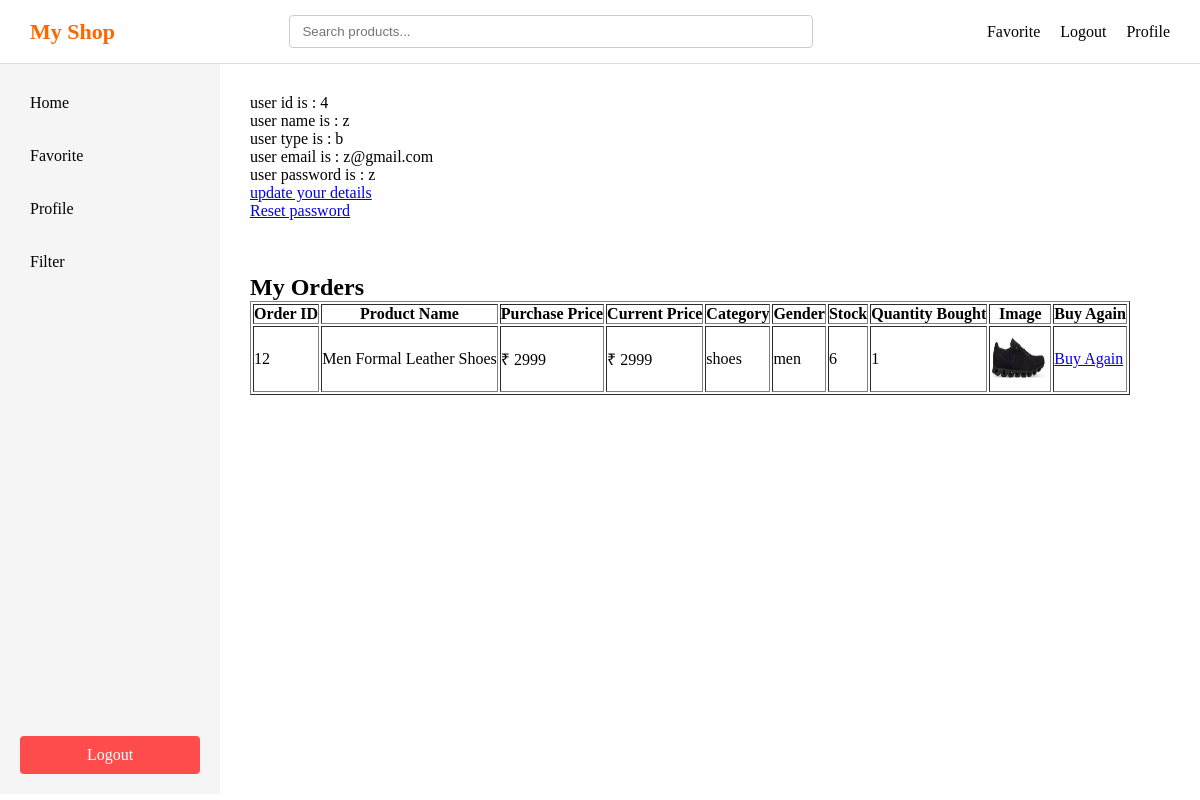
The page /profile (signed in) on the database as committed earlier.
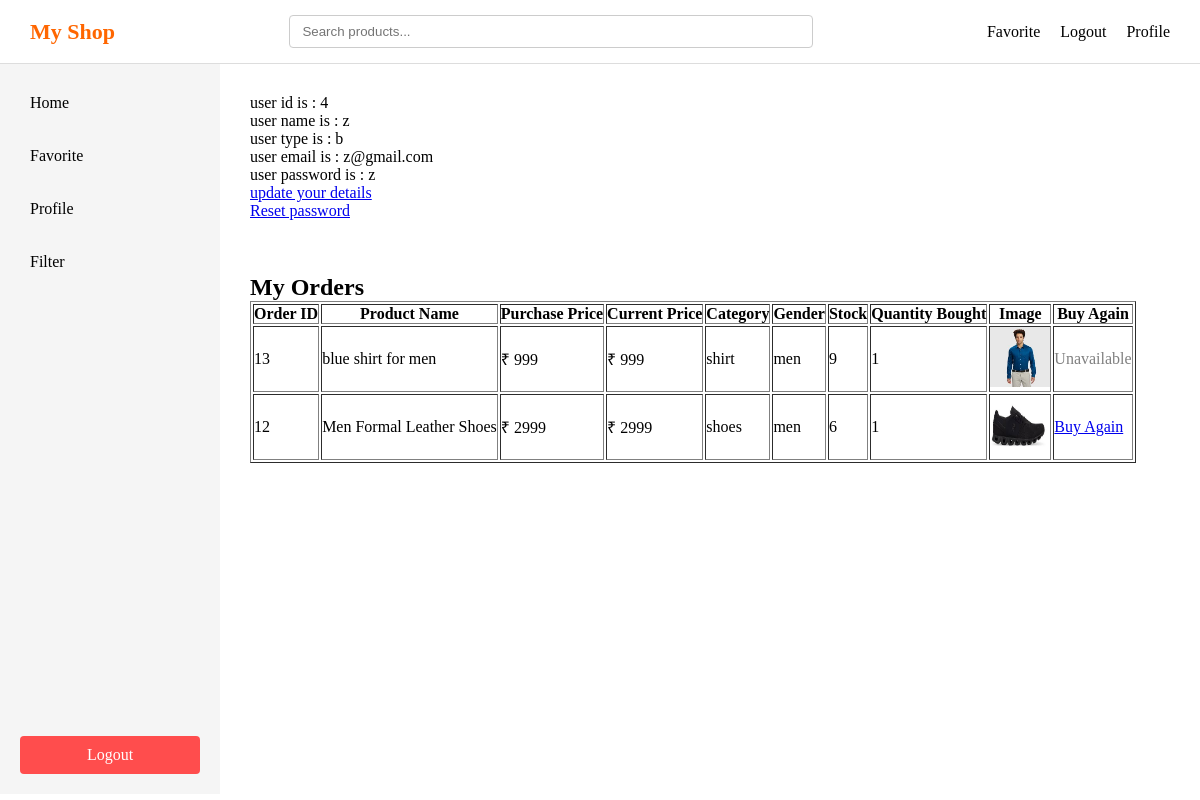
The same page on the database as committed later.
### app/models/user.py (models this page shows)
class User(db.Model):
    id = db.Column(db.Integer, primary_key = True)
    user_type = db.Column(db.String(20))
    username= db.Column(db.String(100), unique = True)
    email = db.Column(db.String(100))
    password = db.Column(db.String(100))
    status = db.Column(
        db.String(10),
        nullable=False,
        default='active'
    )
    __table_args__ = (
        db.UniqueConstraint('email', name='uq_user_email'),
    )

### app/models/order.py (models this page shows)
class Order(db.Model):
    id = db.Column(db.Integer,primary_key= True)
    user_id = db.Column(db.Integer,db.ForeignKey("user.id"),nullable=False)
    product_id = db.Column(db.Integer,db.ForeignKey("product.id"),nullable=False)
    quantity = db.Column(db.Integer,nullable=False,default=1)
    purchase_price = db.Column(db.Integer)
    user = db.relationship("User", backref="orders")
    product = db.relationship("Product", backref="orders")

### app/models/product.py (models this page shows)
class Product(db.Model):
    id=db.Column(db.Integer, primary_key = True)
    product_name = db.Column(db.String(100))
    product_price= db.Column(db.Integer)
    product_image= db.Column(db.String(200))
    product_details = db.Column(db.Text)
    product_category = db.Column(db.String(100))
    product_gender= db.Column(db.String(20))
    product_stock= db.Column(db.Integer)
    status = db.Column(db.String(10),nullable=False,default='active')
    seller_id = db.Column(db.Integer, db.ForeignKey('user.id'))

### app/user/routes.py (the view)
@user_bp.route('/profile')
def profile():
    if 'user' not in session:
        return redirect(url_for('auth.login'))
    username = session.get('user')
    user = User.query.filter_by(username= username).first()
    orders = (
        Order.query
        .filter(Order.user_id == user.id)
        .order_by(Order.id.desc())
        .all()
    )
    return render_template('profile.html' , user = user ,orders= orders)

### app/templates/profile.html (shortened to what this page needs)
<!DOCTYPE html>
<html lang="en">
<head>
    <link rel="stylesheet" href="{{ url_for('static', filename='style.css') }}">
</head>
<body>
    <div class="header">
        <div class="logo">My Shop</div>
        <div class="searchbar" id="searchbar">
            <input type="text" placeholder="Search products..." />
        </div>
        <div class="right">
            <div class="favorite"><a href="/favorite">Favorite</a></div>
            <div class="logout"><a href="/logout">Logout</a></div>
            <div class="profile"><a href="/profile">Profile</a></div>
        </div>
    </div>
    <div class="layout">
        <div class="sidebar">
            <div class="top">
                <div class="home" id="sidebar-home">Home</div>
                <div class="favorite" id="sidebar-favorite">Favorite</div>
                <div class="profile" id="sidebar-profile">Profile</div>
                <div class="filter" id="sidebar-filter">Filter</div>
            </div>
            <div class="logout" id="sidebar-logout">Logout</div>
        </div>
        <div class="main">
            {% if user %}
            <p>user id is : {{ user.id }}</p>
            <p>user name is : {{ user.username }}</p>
            <p>user type is : {{ user.user_type }}</p>
            <p>user email is : {{ user.email }}</p>
            <p>user password is : {{ user.password }}</p>
            {% endif %}
            <div>
                <a href="/updateuser">update your details</a>
            </div>
            <div>
                <a href="/resetpassword">Reset password</a>
            </div>
            <br><br><br>
            <h2>My Orders</h2>
            <table border="1" cellpadding="8">
                <thead>
                    <tr>
                        <th>Order ID</th>
                        <th>Product Name</th>
                        <th>Purchase Price</th>
                        <th>Current Price</th>
                        <th>Category</th>
                        <th>Gender</th>
                        <th>Stock</th>
                        <th>Quantity Bought</th>
                        <th>Image</th>
                        <th>Buy Again</th>
                    </tr>
                </thead>
                <tbody>
                    {% for order in orders %}
                    <tr>
                        <td>{{ order.id }}</td>
                        <td>{{ order.product.product_name }}</td>
                        <td>₹ {{ order.purchase_price }}</td>
                        <td>₹ {{ order.product.product_price }}</td>
                        <td>{{ order.product.product_category }}</td>
                        <td>{{ order.product.product_gender }}</td>
                        <td>
                            {% if order.product.product_stock > 0 %}
                            {{ order.product.product_stock }}
                            {% else %}
                            <span style="color:red;">Out of stock</span>
                            {% endif %}
                        </td>
                        <td>{{ order.quantity }}</td>
                        <td>
                            <img src="{{ url_for('static', filename='uploads/' ~ order.product.product_image) }}"
                                width="60" height="60">
                        </td>
                        <td>
                            {% if order.product.status == 'active' and order.product.product_stock > 0 %}
                            <a href="{{ url_for('payment.buyButton', product_id=order.product.id) }}"
                                class="btn btn-sm btn-primary">
                                Buy Again
                            </a>
                            {% else %}
                            <span style="color:gray;">Unavailable</span>
                            {% endif %}
                        </td>
                    </tr>
                    {% else %}
                    <tr>
                        <td colspan="5">No purchases yet</td>
                    </tr>
                    {% endfor %}
                </tbody>
            </table>
        </div>
    </div>
</body>
</html>

### app/static/style.css (style rules this page uses)
* { margin: 0; padding: 0; box-sizing: border-box; }
.header { display: flex; align-items: center; justify-content: space-between; padding: 15px 30px; background-color: #ffffff; border-bottom: 1px solid #ddd; width: 100%; }
.logo { font-size: 22px; font-weight: bold; color: #ff6600; white-space: nowrap; }
.searchbar { flex: 1; display: flex; justify-content: center; }
.searchbar input { width: 60%; min-width: 250px; padding: 8px 12px; border: 1px solid #ccc; border-radius: 4px; }
.right { display: flex; align-items: center; gap: 20px; white-space: nowrap; }
.right a, .right div { text-decoration: none; color: #000; cursor: pointer; font-weight: 500; }
.layout { display: flex; height: calc(100vh - 70px); }
.sidebar { width: 220px; height: 100%; background-color: #f5f5f5; padding: 20px; display: flex; flex-direction: column; }
.sidebar .top { flex: 1; overflow-y: auto; display: flex; flex-direction: column; gap: 15px; }
.sidebar .top div { padding: 10px; cursor: pointer; border-radius: 4px; }
.sidebar .logout { padding: 10px; background-color: #ff4d4d; color: white; text-align: center; border-radius: 4px; cursor: pointer; flex-shrink: 0; }
.main { flex: 1; padding: 30px; background-color: #ffffff; overflow-y: auto; }

Rows that differ between the two databases and show on the page:
added Order: id "13", product.product_name "blue shirt for men", purchase_price "999", product.product_price "999", product.product_category "shirt", product.product_gender "men", product.product_stock "9", quantity "1", product_image (picture), shows "Unavailable"
